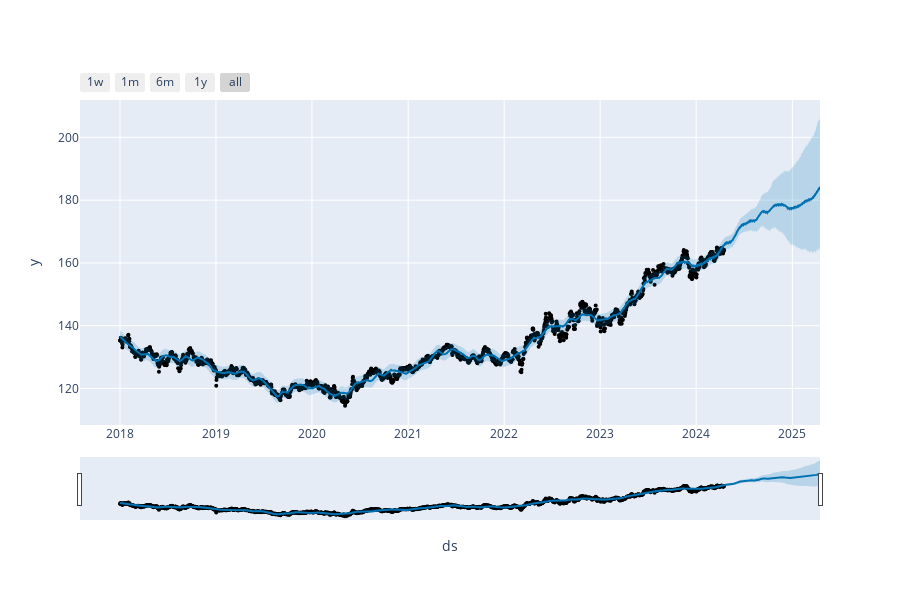

Here is the notebook cell this chart was saved with:
### Code cell
# Interactive forecast plot
plot_plotly(m, forecast)

### Figure 1 — Plotly figure (JSON) as saved in the notebook; plotly's stock layout.template omitted (floating-point values rounded to 4 significant figures; data arrays with more than 128 entries replaced by an {"elided": "..."} marker saying what was removed)
{"data": [{"marker": {"color": "black", "size": 4}, "mode": "markers", "name": "Actual", "type": "scatter", "x": {"elided": "1690 str values"}, "y": {"elided": "1690 float values"}}, {"hoverinfo": "skip", "line": {"width": 0}, "mode": "lines", "type": "scatter", "x": {"elided": "2055 str values"}, "y": {"elided": "2055 float values"}}, {"fill": "tonexty", "fillcolor": "rgba(0, 114, 178, 0.2)", "line": {"color": "#0072B2", "width": 2}, "mode": "lines", "name": "Predicted", "type": "scatter", "x": {"elided": "2055 str values"}, "y": {"elided": "2055 float values"}}, {"fill": "tonexty", "fillcolor": "rgba(0, 114, 178, 0.2)", "hoverinfo": "skip", "line": {"width": 0}, "mode": "lines", "type": "scatter", "x": {"elided": "2055 str values"}, "y": {"elided": "2055 float values"}}], "layout": {"height": 600, "showlegend": false, "width": 900, "xaxis": {"rangeselector": {"buttons": [{"count": 7, "label": "1w", "step": "day", "stepmode": "backward"}, {"count": 1, "label": "1m", "step": "month", "stepmode": "backward"}, {"count": 6, "label": "6m", "step": "month", "stepmode": "backward"}, {"count": 1, "label": "1y", "step": "year", "stepmode": "backward"}, {"step": "all"}]}, "rangeslider": {"visible": true}, "title": {"text": "ds"}, "type": "date"}, "yaxis": {"title": {"text": "y"}}}}
